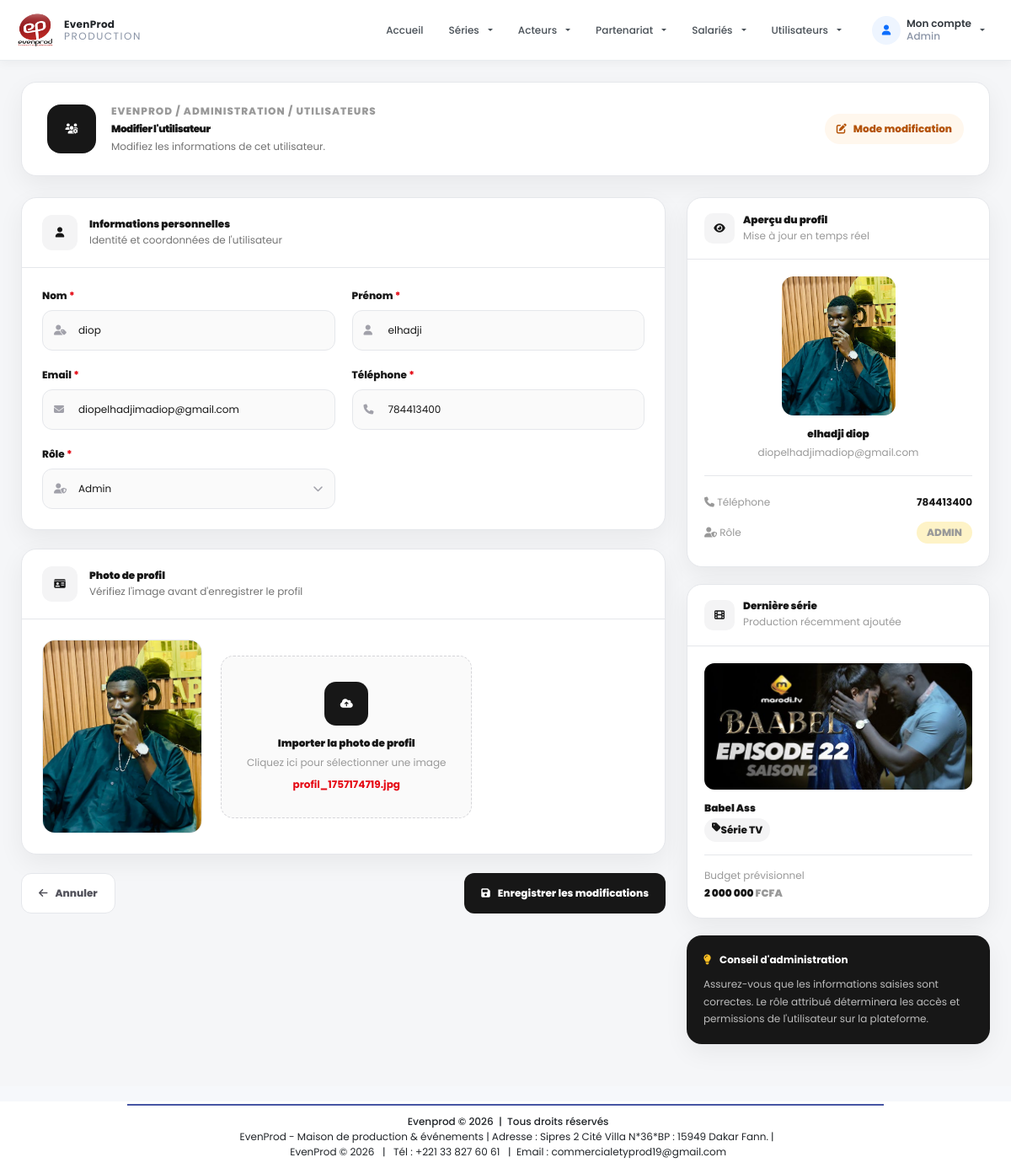
Page /public/admin/add_user?id=1 (signed in) on the committed database.
### tables this page shows
CREATE TABLE IF NOT EXISTS `users` (
  `id` int NOT NULL AUTO_INCREMENT,
  `nom` varchar(100) NOT NULL,
  `prenom` varchar(100) DEFAULT NULL,
  `email` varchar(150) NOT NULL,
  `mot_de_passe` varchar(255) NOT NULL,
  `telephone` varchar(50) DEFAULT NULL,
  `profile` varchar(255) DEFAULT NULL,
  `role` varchar(255) DEFAULT NULL,
  `statut` tinyint(1) DEFAULT '1',
  `updated` tinyint(1) DEFAULT '0',
  `created_at` timestamp NULL DEFAULT CURRENT_TIMESTAMP,
  PRIMARY KEY (`id`),
  UNIQUE KEY `email` (`email`)
);

CREATE TABLE IF NOT EXISTS `series` (
  `id` int NOT NULL AUTO_INCREMENT,
  `titre` varchar(150) NOT NULL,
  `description` text,
  `logo` varchar(255) DEFAULT NULL,
  `date_sortie` date DEFAULT NULL,
  `type` varchar(100) DEFAULT NULL,
  `budget` decimal(10,0) NOT NULL,
  `transport` decimal(15,2) NOT NULL DEFAULT '0.00',
  `decors` decimal(15,2) NOT NULL DEFAULT '0.00',
  `reglement_acteurs` decimal(15,2) NOT NULL DEFAULT '0.00',
  `accessoires` decimal(15,2) NOT NULL DEFAULT '0.00',
  `hmc` decimal(15,2) NOT NULL DEFAULT '0.00',
  `carburant` decimal(15,2) NOT NULL DEFAULT '0.00',
  `pharmacie` decimal(15,2) NOT NULL DEFAULT '0.00',
  `receptions` decimal(15,2) NOT NULL DEFAULT '0.00',
  `autres_achats` decimal(15,2) NOT NULL DEFAULT '0.00',
  `projet_id` int DEFAULT NULL,
  PRIMARY KEY (`id`),
  KEY `projet_id` (`projet_id`)
);

### config/fonction.php (called while the page is built, shortened)
<?php
 function connexionBD()
{
    $host = 'localhost';
    $user = 'root';
    $pass = '';
    $db = 'evenprod_db';
    $connexion = mysqli_connect($host, $user, $pass, $db);
    mysqli_set_charset($connexion, 'utf8mb4');
    return $connexion;
}
$connexion = connexionBD();
function getLastSerie()
{
    global $connexion;
    $sql = 'SELECT id, titre, type, budget, description, logo
            FROM series
            ORDER BY id DESC
            LIMIT 1';
    $result = mysqli_query($connexion, $sql);
    if ($result && mysqli_num_rows($result) > 0) {
        return mysqli_fetch_assoc($result);
    }
    return null;
}
function getUserById($connexion, $id)
{
    $id = intval($id);
    $sql = 'SELECT id, nom, prenom, email, telephone,mot_de_passe AS password, role, profile, statut, created_at
            FROM users
            WHERE id = ?';
    if ($stmt = mysqli_prepare($connexion, $sql)) {
        mysqli_stmt_bind_param($stmt, 'i', $id);
        mysqli_stmt_execute($stmt);
        $result = mysqli_stmt_get_result($stmt);
        $user = mysqli_fetch_assoc($result);
        return $user;
    } else {
        return null;
    }
}
?>

### public/admin/add_user.php (the view, shortened to what this page needs)
<?php
include '../../config/fonction.php';
$lastSerie = getLastSerie();
$user = null;
$id = $_GET['id'] ?? 0;
if ($id > 0) {
    $user = getUserById($connexion, $id);
}
?>
<head>
    <link rel="stylesheet" href="https://cdnjs.cloudflare.com/ajax/libs/font-awesome/5.15.4/css/all.min.css">
</head>
<?php include '../../includes/header.php'; ?>
<section class="user-page">
    <div class="user-container">
        <header class="user-header">
            <div class="user-header-left">
                <div class="user-header-icon">
                    <i class="fas fa-users-cog"></i>
                </div>
                <div>
                    <div class="user-breadcrumb">
                        EVENPROD / ADMINISTRATION / UTILISATEURS
                    </div>
                    <h1>
                        <?= $user ? 'Modifier l\'utilisateur' : 'Nouvel utilisateur' ?>
                    </h1>
                    <p>
                        <?= $user ? 'Modifiez les informations de cet utilisateur.' : 'Ajoutez un nouvel utilisateur à la plateforme.' ?>
                    </p>
                </div>
            </div>
            <div class="header-status <?= $user ? 'edit' : '' ?>">
                <i class="fas <?= $user ? 'fa-edit' : 'fa-user-plus' ?>"></i>
                <?= $user ? 'Mode modification' : 'Nouvel utilisateur' ?>
            </div>
        </header>
        <div class="user-layout">
            <main>
                <form action="add_user" method="post" enctype="multipart/form-data" id="userForm">
                    <section class="form-card">
                        <div class="card-header">
                            <div class="card-header-icon">
                                <i class="fas fa-user"></i>
                            </div>
                            <div>
                                <h2>Informations personnelles</h2>
                                <p>Identité et coordonnées de l'utilisateur</p>
                            </div>
                        </div>
                        <div class="card-body">
                            <div class="form-grid">
                                <div class="form-group">
                                    <label for="nom">
                                        Nom
                                        <span>*</span>
                                    </label>
                                    <div class="input-wrapper">
                                        <input type="text" id="nom" name="nom" class="modern-input"
                                            placeholder="Ex : Diop" required
                                            value="<?= htmlspecialchars($user['nom'] ?? '') ?>">
                                    </div>
                                </div>
                                <div class="form-group">
                                    <label for="prenom">
                                        Prénom
                                        <span>*</span>
                                    </label>
                                    <div class="input-wrapper">
                                        <input type="text" id="prenom" name="prenom" class="modern-input"
                                            placeholder="Ex : Amadou" required
                                            value="<?= htmlspecialchars($user['prenom'] ?? '') ?>">
                                    </div>
                                </div>
                                <div class="form-group">
                                    <label for="email">
                                        Email
                                        <span>*</span>
                                    </label>
                                    <div class="input-wrapper">
                                        <input type="email" id="email" name="email" class="modern-input"
                                            placeholder="Ex : amadou@evenprod.com" required
                                            value="<?= htmlspecialchars($user['email'] ?? '') ?>">
                                    </div>
                                </div>
                                <div class="form-group">
                                    <label for="telephone">
                                        Téléphone
                                        <span>*</span>
                                    </label>
                                    <div class="input-wrapper">
                                        <input type="tel" id="telephone" name="telephone" class="modern-input"
                                            placeholder="Ex : 221784413400" required maxlength="12" minlength="12"
                                            value="<?= htmlspecialchars($user['telephone'] ?? '') ?>">
                                    </div>
                                </div>
                                <div class="form-group">
                                    <label for="role">
                                        Rôle
                                        <span>*</span>
                                    </label>
                                    <div class="select-wrapper">
                                        <select id="role" name="role" class="modern-select" required>
                                            <option value="admin" <?= (isset($user['role']) && $user['role'] == 'admin') ? 'selected' : '' ?>>Admin</option>
                                        </select>
                                    </div>
                                </div>
                            </div>
                        </div>
                    </section>
                    <section class="form-card">
                        <div class="card-header">
                            <div class="card-header-icon">
                                <i class="fas fa-id-card"></i>
                            </div>
                            <div>
                                <h2>Photo de profil</h2>
                                <p>Vérifiez l'image avant d'enregistrer le profil</p>
                            </div>
                        </div>
                        <div class="card-body">
                            <div class="photo-section">
                                <div class="photo-preview" id="photoPreview">
                                    <?php if (!empty($user['profile'])): ?>
                                    <img src="../../uploads/profile/<?= htmlspecialchars($user['profile']) ?>" alt="Photo de <?= htmlspecialchars(($user['prenom'] ?? '') . ' ' . ($user['nom'] ?? '')) ?>">
                                    <?php endif; ?>
                                </div>
                                <div>
                                    <label for="photo" class="photo-upload">
                                        <div class="photo-upload-icon">
                                            <i class="fas fa-cloud-upload-alt"></i>
                                        </div>
                                        <strong>Importer la photo de profil</strong>
                                        <span>Cliquez ici pour sélectionner une image</span>
                                        <span id="file-name-display" class="file-name-display">
                                            <?= !empty($user['profile']) ? htmlspecialchars($user['profile']) : 'Aucun fichier choisi' ?>
                                        </span>
                                    </label>
                                </div>
                            </div>
                        </div>
                    </section>
                    <div class="form-actions">
                        <a href="javascript:history.back()" class="btn btn-cancel">
                            <i class="fas fa-arrow-left"></i>
                            Annuler
                        </a>
                        <button type="submit" class="btn btn-submit" id="submitBtn">
                            <i class="fas <?= $user ? 'fa-save' : 'fa-user-plus' ?>"></i>
                            <span>
                                <?= $user ? 'Enregistrer les modifications' : 'Enregistrer l\'utilisateur' ?>
                            </span>
                        </button>
                    </div>
                </form>
            </main>
            <aside class="sidebar">
                <div class="side-card">
                    <div class="side-header">
                        <div class="side-header-title">
                            <div class="side-header-icon">
                                <i class="fas fa-eye"></i>
                            </div>
                            <div>
                                <h3>Aperçu du profil</h3>
                                <p>Mise à jour en temps réel</p>
                            </div>
                        </div>
                    </div>
                    <div class="user-preview-body">
                        <div class="user-preview-photo" id="userPreviewPhoto">
                            <?php if (!empty($user['profile'])): ?>
                            <img src="../../uploads/profile/<?= htmlspecialchars($user['profile']) ?>" alt="Aperçu">
                            <?php else: ?>
                            <div class="user-preview-placeholder">
                                <i class="fas fa-user"></i>
                            </div>
                            <?php endif; ?>
                        </div>
                        <h2 class="user-preview-name" id="previewName">
                            <?= htmlspecialchars(trim(($user['prenom'] ?? '') . ' ' . ($user['nom'] ?? '')) ?: 'Nom de l\'utilisateur') ?>
                        </h2>
                        <div class="user-preview-email" id="previewEmail">
                            <?= htmlspecialchars($user['email'] ?? 'Email non renseigné') ?>
                        </div>
                        <div class="user-meta">
                            <div class="user-meta-row">
                                <span><i class="fas fa-phone"></i> Téléphone</span>
                                <strong id="previewPhone">
                                    <?= !empty($user['telephone']) ? htmlspecialchars($user['telephone']) : 'Non renseigné' ?>
                                </strong>
                            </div>
                            <div class="user-meta-row">
                                <span><i class="fas fa-user-shield"></i> Rôle</span>
                                <strong id="previewRole">
                                    <?php if (!empty($user['role'])): ?>
                                    <span class="role-badge <?= htmlspecialchars($user['role']) ?>">
                                        <?= htmlspecialchars($user['role']) ?>
                                    </span>
                                    <?php else: ?>
                                    Non défini
                                    <?php endif; ?>
                                </strong>
                            </div>
                        </div>
                    </div>
                </div>
                <div class="side-card">
                    <div class="side-header">
                        <div class="side-header-title">
                            <div class="side-header-icon">
                                <i class="fas fa-film"></i>
                            </div>
                            <div>
                                <h3>Dernière série</h3>
                                <p>Production récemment ajoutée</p>
                            </div>
                        </div>
                    </div>
                    <div class="series-body">
                        <?php if ($lastSerie): ?>
                        <div class="series-poster">
                            <?php if (!empty($lastSerie['logo'])): ?>
                            <img src="../../uploads/series/<?= htmlspecialchars($lastSerie['logo']) ?>" alt="<?= htmlspecialchars($lastSerie['titre']) ?>">
                            <?php else: ?>
                            <div class="series-poster-placeholder">
                                <i class="fas fa-film"></i>
                            </div>
                            <?php endif; ?>
                        </div>
                        <h2 class="series-title">
                            <?= htmlspecialchars($lastSerie['titre']) ?>
                        </h2>
                        <span class="series-type">
                            <i class="fas fa-tag"></i>
                            <?= htmlspecialchars($lastSerie['type']) ?>
                        </span>
                        <div class="series-budget">
                            <span class="series-budget-label">Budget prévisionnel</span>
                            <span class="series-budget-value">
                                <?= number_format((float)($lastSerie['budget'] ?? 0), 0, ',', ' ') ?>
                                <small>FCFA</small>
                            </span>
                        </div>
                        <?php endif; ?>
                    </div>
                </div>
                <div class="tip-card">
                    <div class="tip-header">
                        <i class="fas fa-lightbulb"></i>
                        <strong>Conseil d'administration</strong>
                    </div>
                    <p>
                        Assurez-vous que les informations saisies sont correctes.
                        Le rôle attribué déterminera les accès et permissions
                        de l'utilisateur sur la plateforme.
                    </p>
                </div>
            </aside>
        </div>
    </div>
</section>
<?php include '../../includes/footer.php'; ?>

### includes/header.php (style rules this page uses)
* { box-sizing: border-box; }
* { font-size: 12px !important; }
body { margin: 0; padding: 0; font-family: 'Poppins', sans-serif; background-color: #f6f8fb; color: #343a40; }

### rows in the picture
users: nom "diop", prenom "elhadji", email "diopelhadjimadiop@gmail.com", telephone "784413400", role "Admin", profile (picture), profile "profil_1757174719.jpg", prenom+nom "elhadji diop", role "ADMIN"
series: logo (picture), titre "Babel Ass", type "Série TV", budget "2 000 000"

### other values in the picture
$role "Admin"
